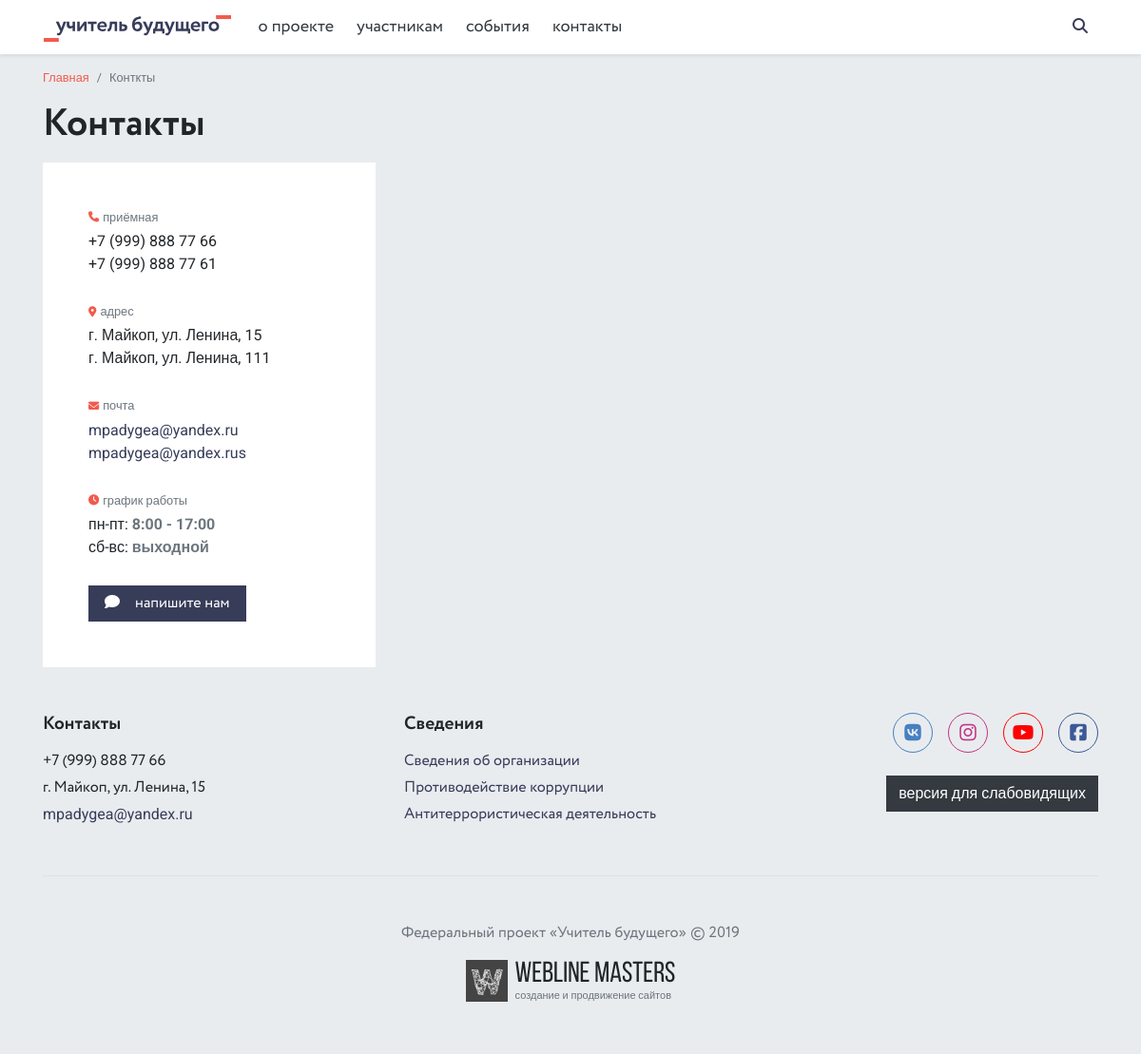
/contacts/, run on the app's committed database.
### contacts/models.py (models this page shows, shortened)
class Phone(models.Model):
    phone = models.CharField(max_length=20, verbose_name='Телефон')
    class Meta:
        verbose_name = 'Телефон'
        verbose_name_plural = 'Телефоны'

class Address(models.Model):
    address = models.CharField(max_length=250, verbose_name='Адрес')
    class Meta:
        verbose_name = 'Адрес'
        verbose_name_plural = 'Адреса'

class Email(models.Model):
    email = models.EmailField(max_length=250, verbose_name='E-mail')
    class Meta:
        verbose_name = 'E-mail'
        verbose_name_plural = 'E-mails'

class Schedule(models.Model):
    days_point = models.CharField(max_length=250, verbose_name='Дни недели')
    time_point = models.CharField(max_length=250, verbose_name='Время работы')
    class Meta:
        verbose_name = 'Пункт'
        verbose_name_plural = 'Режим работы'

### contacts/views.py (the view)
# urls.py: path('', views.ContactsView.as_view(), name='contacts'),
class ContactsView(View):
    def get(self, request):
        map_code = MapCode.objects.first()
        shedule = Schedule.objects.all()
        phones = Phone.objects.all()
        addresses = Address.objects.all()
        emails = Email.objects.all()
        feedback_form = FeedBackForm()
        context = {
            'map_code': map_code,
            'shedule': shedule,
            'phones': phones,
            'addresses': addresses,
            'emails': emails,
            'feedback_form': feedback_form,
        }
        return render(request, 'contacts/contacts.html', context)

### feedback/forms.py
class FeedBackForm(forms.ModelForm):
    class Meta:
        model = FeedBack
        fields = ('name', 'email', 'text')
        widgets = {
            'name': forms.TextInput(attrs={'class': 'form-control px-0 font-2', 'placeholder': 'Ваше имя'}),
            'email': forms.EmailInput(attrs={'class': 'form-control px-0 font-2', 'placeholder': 'Ваш е-mail для связи'}),
            'text': forms.Textarea(attrs={'class': 'form-control px-0 font-2', 'placeholder': 'Ваше сообщение', 'rows': 5}),
        }

### contacts/models.py (called while the page is built)
    def __str__(self):
        return self.map_code

### core/context_processors.py (called while the page is built)
def context_info(request):
    phone = Phone.objects.first()
    address = Address.objects.first()
    email = Email.objects.first()
    socials = Social.objects.all()
    main_doc_category = DocumentCategory.objects.filter(is_active=True).first()
    context = {
        'phone': phone,
        'address': address,
        'email': email,
        'socials': socials,
        'main_doc_category': main_doc_category,
    }
    return context

### documents/models.py (called while the page is built)
    def get_absolute_url(self):
        return reverse('document_category', args=[self.slug])

### templates/contacts/contacts.html (shortened to what this page needs)
{% extends 'base.html' %}
{% block content %}
<main role="main">
    <div class="container">
        <div class="d-flex flex-column flex-md-row justify-content-between align-items-md-center mb-3 mb-md-0">
            <ol class="breadcrumb small">
                <li class="breadcrumb-item"><a href="{% url 'index' %}">Главная</a></li>
                <li class="breadcrumb-item active">Конткты</li>
            </ol>
        </div>
        <h1 class="mt-0">Контакты</h1>
        <div class="row">
            <div class="col-lg-4">
                <div class="bg-white p-4 p-md-5">
                    <p>
                        <span class="small text-muted d-block mb-1">приёмная</span>
                        {% for item in phones %}
                            {{ item.phone }} <br>
                        {% endfor %}
                    </p>
                    <p>
                        <span class="small text-muted d-block mb-1">адрес</span>
                        {% for item in addresses %}
                            {{ item.address }} <br>
                        {% endfor %}
                    </p>
                    <p>
                        <span class="small text-muted d-block mb-1">почта</span>
                        {% for item in emails %}
                        <a href="mailto:{{ item.email }}" class="text-secondary">{{ item.email }}</a><br>
                        {% endfor %}
                    </p>
                    <p>
                        <span class="small text-muted d-block mb-1">график работы</span>
                        {% for item in shedule %}
                        {{ item.days_point }}: <b class="text-muted">{{ item.time_point }}</b><br>
                        {% endfor %}
                    </p>
                    <a href="#" data-toggle="modal" data-target="#Modal" class="btn btn-secondary px-3 font-2"><i class="fas fa-comment mr-3"></i>напишите нам</a>
                </div>
            </div>
            <div class="col-lg-8">
            </div>
        </div>
    </div>
</main>
{% endblock content %}

### data on the page
Phone: phone "+7 (999) 888 77 66"
Phone: phone "+7 (999) 888 77 61"
Address: address "г. Майкоп, ул. Ленина, 15"
Address: address "г. Майкоп, ул. Ленина, 111"
Email: email "mpadygea@yandex.ru"
Email: email "mpadygea@yandex.rus"
Schedule: days_point "пн-пт", time_point "8:00 - 17:00"
Schedule: days_point "сб-вс", time_point "выходной"
